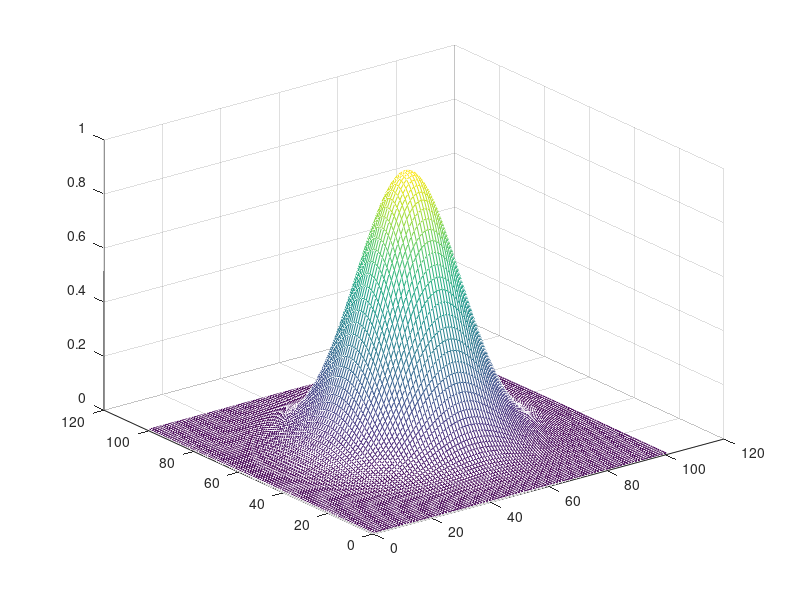

Source code (MATLAB): (Note: this script raises an error after producing the figure.)
n=100; % size of grid
Dh=0.01; %spatial res
Dt=0.01; % temporal resolution
t=1000; % time  selection

global nextconfig;
global config;

[xvalues, yvalues] = meshgrid(0:Dh:1,0:Dh:1);
f= exp(-((xvalues-0.5).^2 + (yvalues-0.5).^2)./(0.2.^2));
mesh(f)
initialize(f)

%observe(xvalues,yvalues, nextconfig,f)

for s=0:t
    %w = waitforbuttonpress;
    %if w == 0
update(n)
imagesc(config);
fn=['img_',num2str(s),'.png'];
fullFileName= fullfile('C:\Users\Matti\Google Drive\Paul_3D\Continuous_Fields\matlab\transport-ca\img',fn);
imwrite(config,fullFileName,'png'); 
fname=['u_',num2str(s),'.dat']; %filename string: xx_1.dat for the first time step
fullFileNameD= fullfile('C:\Users\Matti\Google Drive\Paul_3D\Continuous_Fields\matlab\transport-ca\dat',fname);
save(fullFileNameD, 'u' , '-ascii');
pause(time_pause) 
        %observe(xvalues,yvalues, nextconfig,f)
    %end
end
close(gcf)
  

